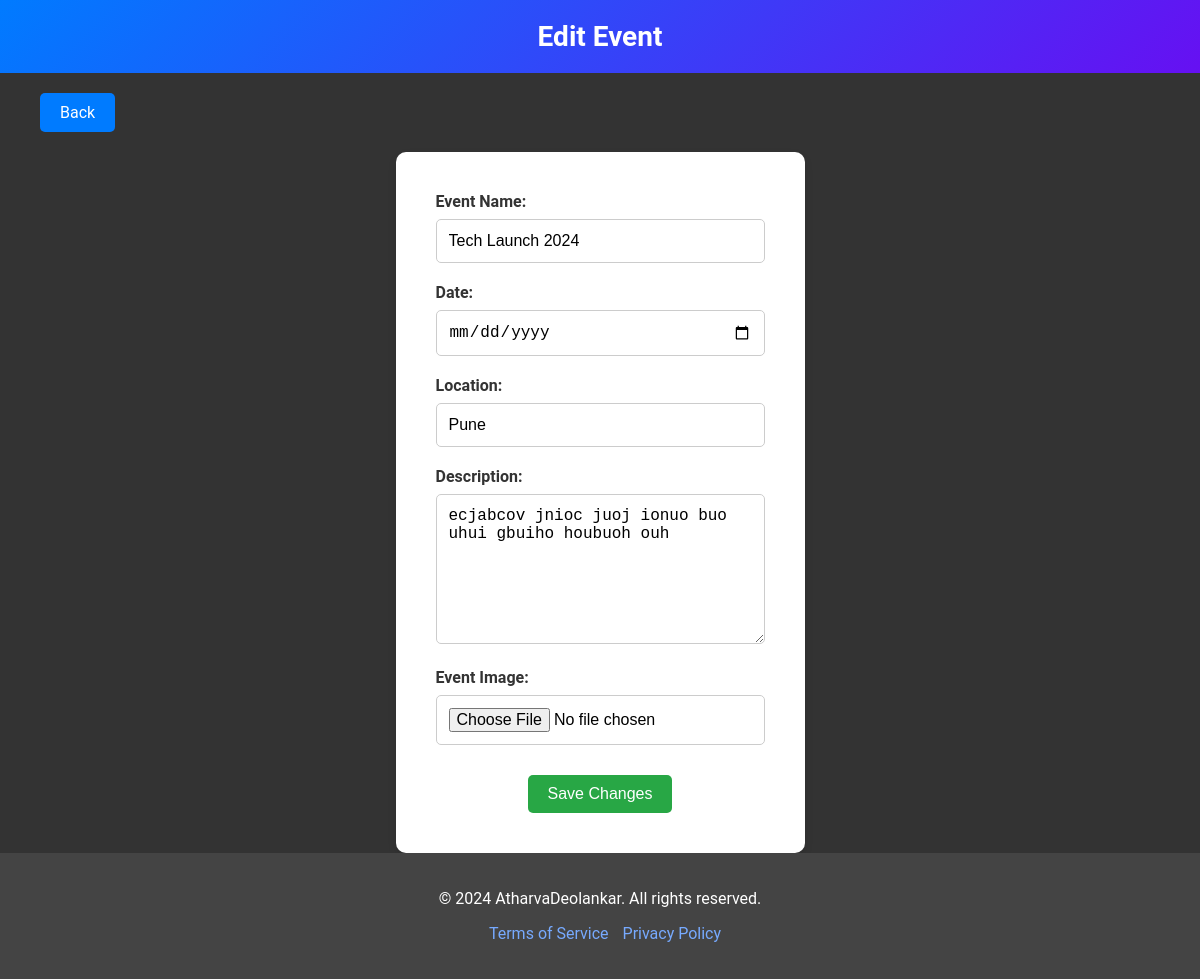
/edit_event/Tech Launch 2024/ (signed in), run on the app's committed database.
### createEvent/models.py (models this page shows)
class CreateEvent(models.Model):
    event_name = models.CharField(max_length=50)
    date = models.DateField()
    location = models.CharField(max_length=50)
    description = models.TextField(max_length=2000)
    img = models.ImageField(upload_to='event_images/')
    username = models.ForeignKey(Signup, on_delete=models.CASCADE,null=True)

### EventManagementSystem/views.py (the view, shortened to what this page needs)
# urls.py: path('edit_event/<str:event_name>/',views.edit_event,name='edit_event'),
def edit_event(request, event_name):
    username = request.session.get('username')  # Get the organizer username from session
    if username:
        uname = Signup.objects.get(username=username)
        event = CreateEvent.objects.get(event_name=event_name,username=uname)
    return render(request, 'edit_event.html', {'event': event})

### template/edit_event.html (shortened to what this page needs)
<!DOCTYPE html>
<html lang="en">
<head>
    <link rel="stylesheet" href="/static/css/edit-event-style.css">
</head>
<body>
    <div class="edit-event-container">
        <header class="main-header">
            <h1>Edit Event</h1>
        </header>
        <div class="back-button-container">
            <a href="{% url 'events' %}" class="btn-back">Back</a>
        </div>
        <main class="main-content">
            <form method="POST" enctype="multipart/form-data" class="edit-event-form">
                <div class="form-group">
                    <label for="event_name">Event Name:</label>
                    <input type="text" id="event_name" name="event_name" value="{{ event.event_name }}" required>
                </div>
                <div class="form-group">
                    <label for="date">Date:</label>
                    <input type="date" id="date" name="date" value="{{ event.date }}" required>
                </div>
                <div class="form-group">
                    <label for="location">Location:</label>
                    <input type="text" id="location" name="location" value="{{ event.location }}" required>
                </div>
                <div class="form-group">
                    <label for="description">Description:</label>
                    <textarea id="description" name="description" required>{{ event.description }}</textarea>
                </div>
                <div class="form-group">
                    <label for="img">Event Image:</label>
                    <input type="file" id="img" name="img">
                </div>
                <div class="form-actions">
                    <button type="submit" class="btn-save">Save Changes</button>
                </div>
            </form>
        </main>
        <footer>
            <div class="container">
                <p>&copy; 2024 AtharvaDeolankar. All rights reserved.</p>
                <nav>
                    <ul>
                        <li><a href="#terms">Terms of Service</a></li>
                        <li><a href="#privacy">Privacy Policy</a></li>
                    </ul>
                </nav>
            </div>
        </footer>
    </div>
</body>
</html>

### static/css/edit-event-style.css (style rules this page uses)
body, html { margin: 0; padding: 0; height: 100%; font-family: 'Roboto', sans-serif; background-color: #333333; }
.edit-event-container { display: flex; flex-direction: column; height: 100%; }
.main-header { background: linear-gradient(135deg, #007bff, #6610f2); color: white; padding: 20px 40px; display: flex; justify-content: center; align-items: center; box-shadow: 0 2px 8px rgba(0, 0, 0, 0.15); }
.main-header h1 { margin: 0; font-size: 28px; font-weight: bold; }
.back-button-container { display: flex; justify-content: flex-start; padding: 20px 40px; background-color: #333333; }
.btn-back { padding: 10px 20px; border: none; border-radius: 5px; text-decoration: none; cursor: pointer; font-size: 16px; background-color: #007bff; color: white; transition: background-color 0.3s ease; }
.main-content { margin-top: 20px; background-color: white; padding: 40px; border-radius: 10px; box-shadow: 0 4px 8px rgba(0, 0, 0, 0.1); max-width: 800px; margin: 0 auto; }
.edit-event-form .form-group { margin-bottom: 20px; }
.edit-event-form label { display: block; font-size: 16px; font-weight: bold; color: #333; margin-bottom: 8px; }
.edit-event-form input[type="text"], .edit-event-form input[type="date"], .edit-event-form input[type="file"], .edit-event-form textarea { width: 100%; padding: 12px; border: 1px solid #ccc; border-radius: 5px; font-size: 16px; box-sizing: border-box; }
.edit-event-form textarea { height: 150px; resize: vertical; }
.form-actions { display: flex; justify-content: center; align-items: center; margin-top: 30px; }
.btn-save { background-color: #28a745; color: white; padding: 10px 20px; border: none; border-radius: 5px; font-size: 16px; cursor: pointer; transition: background-color 0.3s ease; }
footer { background: #444444; color: #fff; text-align: center; padding: 20px 0; }
footer nav ul { list-style: none; padding: 0; }
footer nav ul li { display: inline; margin-left: 10px; }
footer nav ul li a { color: #77aaff; text-decoration: none; }

### data on the page
CreateEvent: event_name "Tech Launch 2024", location "Pune", description "ecjabcov jnioc juoj ionuo buo uhui gbuiho houbuoh ouh"
